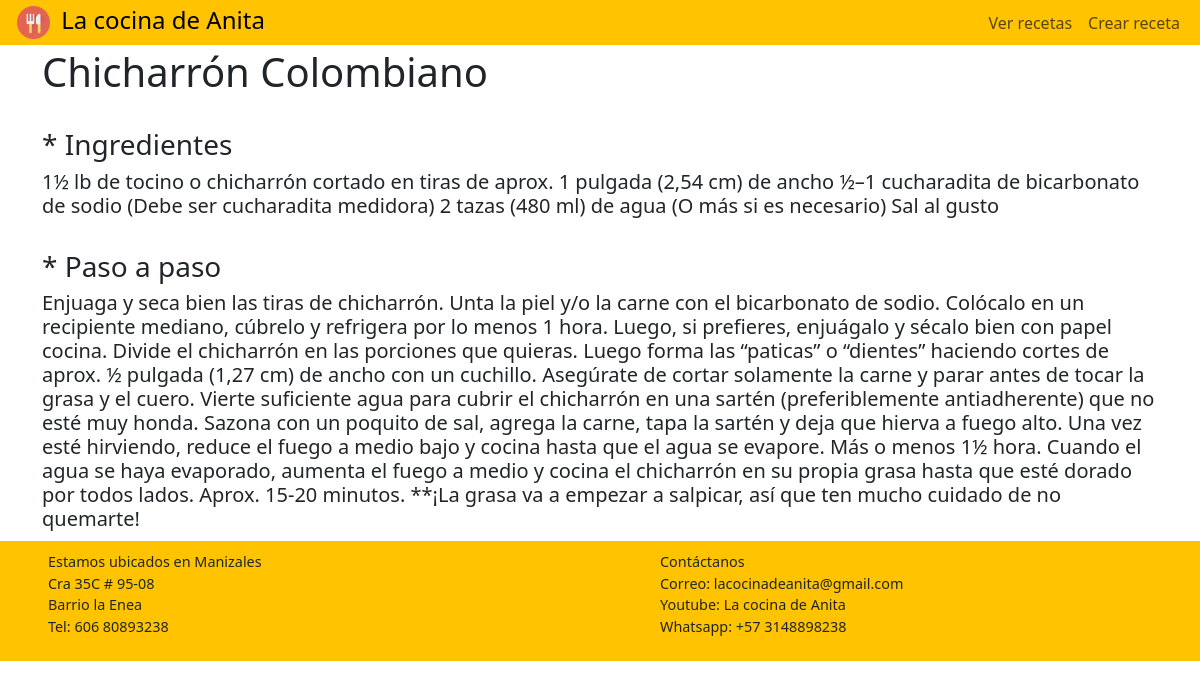
Page /receta_detalle/2 on the committed database.
### miapp/models.py (models this page shows, shortened)
class Receta(models.Model):
    nombre= models.CharField(max_length=200)
    ingredientes= models.TextField()
    descripcion= models.TextField()

### miapp/views.py (the view)
# urls.py: path('receta_detalle/<int:id>', views.recetas_detalle, name= 'recetas_detalle'),
def recetas_detalle(request, id):
    receta= Receta.objects.get(id=id)
    return render(request, 'detalle.html',{
        'receta': receta
    })

### miapp/templates/detalle.html
{% extends 'cabecera.html' %}
{% block content %}
<br>
<br>
<h1>{{receta.nombre}}</h1>
<br>
<h3>* Ingredientes</h3>
<h5>{{receta.ingredientes}}</h5>
<br>
<h3>* Paso a paso</h3>
<h5>{{receta.descripcion}}</h5>
{% endblock %}

### rows in the picture
Receta: nombre "Chicharrón Colombiano", ingredientes "1½ lb de tocino o chicharrón cortado en tiras de aprox. 1 pulgada (2,54 cm) de ancho ½–1 cucharadita de bicarbonato de sodio (Debe ser cucharadita medidora) 2 tazas (480 ml) de agua (O más si es necesario) Sal al gusto", descripcion "Enjuaga y seca bien las tiras de chicharrón. Unta la piel y/o la carne con el bicarbonato de sodio. Colócalo en un recipiente mediano, cúbrelo y refrigera por lo menos 1 hora. Luego, si prefieres, enjuágalo y sécalo bien con papel cocina. Divide el chicharrón en las porciones que quieras. Luego forma las “paticas” o “dientes” haciendo cortes de aprox. ½ pulgada (1,27 cm) de ancho con un cuchillo. Asegúrate de cortar solamente la carne y parar antes de tocar la grasa y el cuero. Vierte suficiente agua para cubrir el chicharrón en una sartén (preferiblemente antiadherente) que no esté muy honda. Sazona con un poquito de sal, agrega la carne, tapa la sartén y deja que hierva a fuego alto. Una…"
